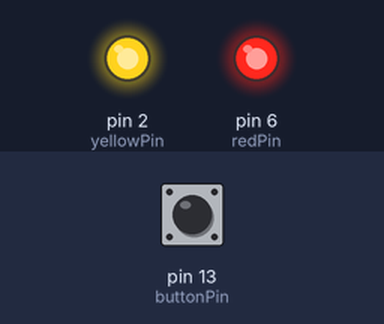
Bench run of a sketch on a simulated Arduino Uno, built with avr-gcc and run on an emulated ATmega328P. Shown: output pins drawn as LEDs (lit = HIGH). The test bench sets the inputs (shaded band); at power-on: pin 13 (buttonPin) LOW. Random numbers use the default seed unless the sketch sets one.

Above: at 2.8 s.
2.9 s: pin 13 (buttonPin) pulled HIGH for 1.2 s
At 4.6 s:
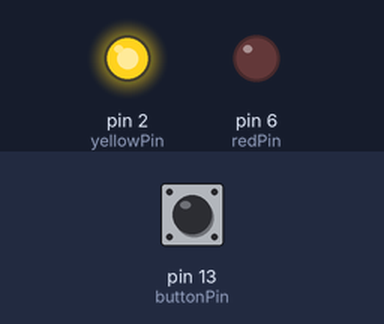
5.6 s: pin 13 (buttonPin) pulled HIGH for 3.2 s
At 7.3 s:
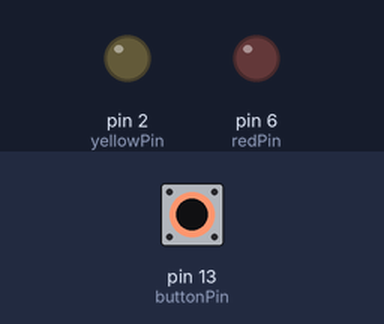
Timing chart, 0 to 12.3 s (numbered marks = the images above; inputs shaded):
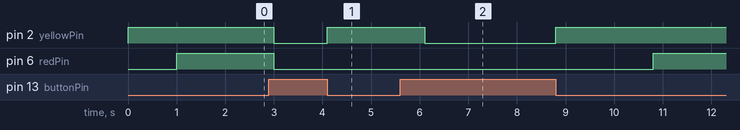

The sketch:

flip.ino
```cpp
int yellowPin = 2;
int redPin = 6;
int buttonPin = 13;
int buttonRead;

void setup(){
  Serial.begin(9600);
  pinMode(yellowPin, OUTPUT);
  pinMode(redPin, OUTPUT);
  pinMode(buttonPin, INPUT);
  randomSeed(analogRead(A0));
}

void loop(){
  buttonRead = digitalRead(buttonPin);
  //Serial.println(buttonRead);
  if (buttonRead == 1){
    digitalWrite(yellowPin, LOW);
    digitalWrite(redPin, LOW);
  } else{
    int r = random(0, 2);
    //Serial.println(r);
    if (r == 0){
      digitalWrite(yellowPin, HIGH);
    } else{
      digitalWrite(redPin, HIGH);
    }
    delay(1000);
  }
}
```

Measured:
- after the input at 2.9 s, pin 2 (yellowPin): HIGH → LOW after 0.10 s, → HIGH 1.1 s later; pin 6 (redPin): HIGH → LOW after 0.10 s
- after the input at 5.6 s, pin 2 (yellowPin): HIGH → LOW after 0.50 s, → HIGH 2.7 s later
